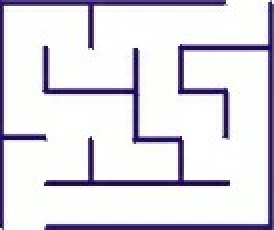
#> input picture pic.jpg, 137 x 115 px (shown 2 times larger)
$ python sarsa_expSarsa_Q.py   (Python 2 division)
#> lines starting #> are read from the running program, lines starting #| are printed output that depends on the picture; after the words box and inside, x2 and y2 are one past the last pixel; in counts of white or black regions, pixels touching at a corner belong together
# -*- coding: utf-8 -*-
"""
Created on Thu Feb  9 18:39:58 2017

@author: monica
"""
import cv2
import random

img1 = cv2.imread('pic.jpg',0)
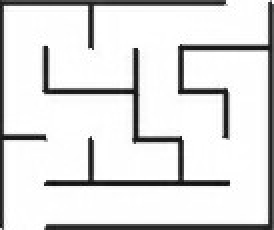
#> img1: shape (115, 137) (shown 2 times larger); min 12, max 255, mean 221.5

ret,world = cv2.threshold(img1,127,255,cv2.THRESH_BINARY)
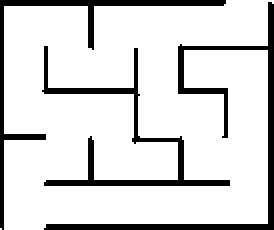
#> world: shape (115, 137) (shown 2 times larger); 85.1% white; 3 black regions, box (x1, y1, x2, y2) and area: (22, 1, 137, 115) 943, (21, 23, 115, 93) 721, (0, 0, 113, 115) 688
height, width = img1.shape
#> height = 115; width = 137

ar_sarsa1 = open('ar_sarsa1.txt','a')
ar_expsarsa1 = open('ar_expsara1.txt','a')
ar_sarsa2 = open('ar_sarsa2.txt','a')
ar_expsarsa2 = open('ar_expsarsa2.txt','a')
ar_q1 = open('ar_q1.txt','a')

#print height, width
#print world[width-1,height-1]

X_min = 0
Y_min = 0
X_max = width
#> X_max = 137
Y_max = height
#> Y_max = 115
epsilon = 0.05

#cv2.line(world, (X_min+2,Y_max-1), (X_min+25, Y_max-1), 1, 1)
#cv2.imshow('window',world)
#cv2.waitKey(500)

states = dict() #Key: poisition tuple Value: dictionary of right, left, Up, Down
                #Neighbours are list of tuple of position

reward = {'o':-2, 'u':-0.1, 'g':100}

actions = ['rt', 'lt', 'up', 'dw']

stateStatus = dict() # dictionary storing status of each position
                    #occupancy status where if neighbouring point is wall
                    #occupancy status = 'o' else 'u'
                    #if the neighbour = goal, status = 'g'

stateActionValues = dict() # dictionary key: position,action, value: state value
                    #initialised to zero

goalStates = list()
startStates = list()

aveReturns_sarsa = list()
aveReturns_expsarsa = list()

maxSteps = 10000
pCorrectAction = 0.9

alpha_sarsa = 0.24
alpha_expsarsa = 0.27
alpha_q = 0.28

discount_factor = 0.997

def defineGoals_start():
    """
    populate the list goalStats with all position of goal points
    @param: void
    @return: void (Updates global parameter goalStates)
    """
    global goalStates, startStates

    for i in range(X_max-25,X_max-2):
        goalStates.append((i,Y_min))
        goalStates.append((i,Y_min+1))

    for j in range(X_min+2,X_min+25):
        startStates.append((j,Y_max-1))
        startStates.append((j,Y_max-2))

def neighboursDict(s):
    """
    Takes in state state and return neighbour dictionary as described above
    """
    neighbours = {'rt':[],'lt':[],'up':[],'dw':[]}

    x = s[0]
    y = s[1]

    if not ((x+1) > X_max-1 ):
        neighbours['rt'].append((x+1,y))
    if not ((x-1) < X_min ):
        neighbours['lt'].append((x-1,y))
    if not ((y+1) > Y_max-1 ):
        neighbours['dw'].append((x,y+1))
    if not ((y-1) < Y_min ):
        neighbours['up'].append((x,y-1))

    #print len(neighbours)

    return neighbours

def image2World():
    '''
    Takes in the image and build a maze world
    Black = 0, White = 255
    @param: void
    @return: void (Updates the global parameter states, stateActionValues, stateStatus)
    '''
    global states, stateActionValues, stateStatus

    for i in range(X_max):
        for j in range(Y_max):

            states[(i,j)] = neighboursDict((i,j))

            for ele in actions:
                stateActionValues[((i,j),ele)] = 0

            if world[j,i] == 0:
                stateStatus[(i,j)] = 'o'
            elif world[j,i] == 255:
                stateStatus[(i,j)] = 'u'

            if (i,j) in goalStates:
                stateStatus[(i,j)] = 'g'

def winnerNeighbour(s,a):
    '''
    Takes in state: return Max Q valued neighbour with Q value
    @param: state --> tuple position
    @return: s', value --> tuple, float
    '''
    winningN = None
    winningAction = None
    values = list()

    for ele in actions:
        values.append(stateActionValues[(s,ele)])

    maxVal = max(values)

    winningN, winningAction = stateActionValues.keys()[stateActionValues.values().index(maxVal)]

    return winningN,winningAction

def eGreedyPolicy(s):
    '''
    Takes in current state and return action
    Policy is e-greedy so return random action with probability e
    and return greedy action with probability 1-e
    '''
    flag = 'N'
    a = 'N'

    if random.random() <= epsilon:
        flag = 'random'
    else:
        flag = 'greedy'

    if flag == 'greedy':
        n, win_a = winnerNeighbour(s,'n')
        a = win_a

    elif flag == 'random':
        index = random.randint(0,len(actions) - 1)
        a = actions[index]
    else:
        print 'Error \n'
        a = None

    return a

# [62 lines left out: functions eofEpisode, takeAction, not called in this run]

def SARSA(numEpisodes):
    global stateActionValues, aveReturns_sarsa
    image2World() # Initialise Q(s,a)

    episodeCount = 0
    rewardPerEpidode = []

    while(episodeCount != numEpisodes):
        path_sarsa = list()
        reward_list = list()
        stepCount = 0

        start = startStates[random.randint(0,len(startStates)-1)]
        a = eGreedyPolicy(start)
        path_sarsa.append((start,a))

        curr_state = start
        curr_action = a

        while(not eofEpisode(curr_state,stepCount)):
            s_next, r = takeAction(curr_state,curr_action)
            reward_list.append(r)

            a_next = eGreedyPolicy(s_next)
            stateActionValues[(curr_state,curr_action)] = stateActionValues[(curr_state,curr_action)] + (alpha_sarsa * (r + discount_factor *stateActionValues[(s_next,a_next)] - stateActionValues[(curr_state,curr_action)] ))
            path_sarsa.append((s_next,a_next))

            if r == -2:
                curr_state = curr_state
            else:
                curr_state = s_next

            curr_action = a_next
            stepCount += 1


        episodeCount += 1
        print 'Average reward of episode: ',episodeCount,'--->', sum(reward_list)/len(reward_list)
        #print "Sarsa Episode Count: ", episodeCount
        rewardPerEpidode.append(sum(reward_list)/len(reward_list))
        ar_sarsa1.writelines(str(sum(reward_list)/len(reward_list)))
    ar_sarsa1.close()
    return rewardPerEpidode

# [93 lines left out: functions EXP_SARSA, Q_learning, not called in this run]


if __name__ == '__main__':
    defineGoals_start()

#> (the run stopped early here; a loop or call above may not have finished)
